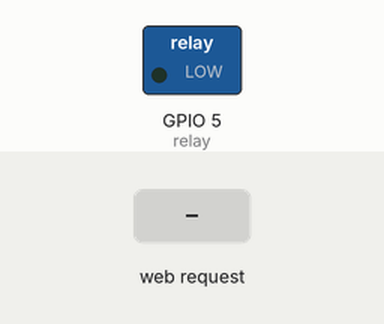
Recording of a program running on a simulated ESP8266 board running MicroPython. Parts: switched loads named in the program (green lamp = pin HIGH). The test bench sets the inputs (shaded band).

Above: at 1.2 s.
1.3 s: HTTP request GET /on received
At 2.3 s:
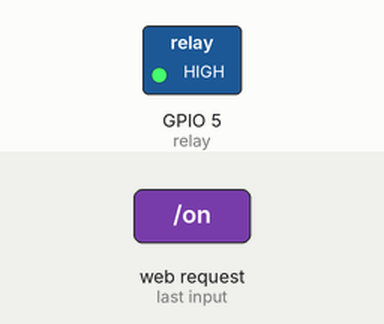
2.8 s: HTTP request GET /off received
At 3.5 s:
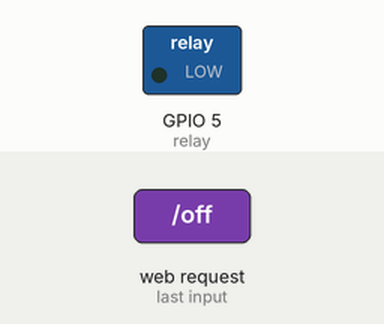
Timing chart, 0 to 5.8 s (numbered marks = the images above; inputs shaded):
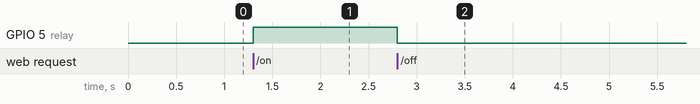

The program:

newMain.py
```python
import network, uasyncio as asyncio, socket, time, machine, urequests, os
from machine import Pin

# --- Rele ---
relay = Pin(5, Pin.OUT)
relay_state = False
relay.value(0)

# --- OTA ---
URL = "http://192.168.1.157:8000/main.py"
def ota_update(url=URL):
    try:
        r = urequests.get(url)
        code = r.text
        r.close()
        if not code.strip():
            print("Error: archivo vacío")
            return False
        tmp_file = "main_tmp.py"
        with open(tmp_file,"w") as f:
            f.write(code)
        size = os.stat(tmp_file)[6]
        os.remove("main.py") if "main.py" in os.listdir() else None
        os.rename(tmp_file,"main.py")
        print("main.py reemplazado:", size, "bytes")
        time.sleep(0.5)
        machine.reset()
        return True
    except Exception as e:
        print("Error OTA:", e)
        return False

# --- HTML ---
def get_html():
    status = "ACTIVO" if relay_state else "INACTIVO"
    btn_text = "DESACTIVAR 1 RELE" if relay_state else "ACTIVAR 1 RELE"
    action = "/off" if relay_state else "/on"
    color = "#e74c3c" if relay_state else "#2ecc71"
    return f"""<!DOCTYPE html><html><head><meta charset="utf-8">
<meta name="viewport" content="width=device-width, initial-scale=1">
<style>
body{{font-family:sans-serif;text-align:center;background:#1a1a2e;color:white;padding-top:50px}}
.card{{background:#16213e;padding:30px;border-radius:20px;display:inline-block}}
.status{{font-size:1.5em;margin:20px 0;color:{color}}}
.btn{{padding:15px 30px;font-size:1.2rem;color:white;text-decoration:none;border-radius:10px}}
</style></head><body>
<div class="card">
<h1>NodeMCU Rele</h1>
<div class="status">ESTADO: {status}</div>
<a href="{action}" class="btn">{btn_text}</a>
</div></body></html>"""

# --- Servidor HTTP usando uasyncio ---
async def http_handler(reader, writer):
    global relay_state
    try:
        req = await reader.read(1024)
        req = req.decode()
        if "GET /on" in req:
            relay_state = True
            relay.value(1)
        elif "GET /off" in req:
            relay_state = False
            relay.value(0)
        resp = "HTTP/1.0 200 OK\r\nContent-Type: text/html\r\n\r\n" + get_html()
        await writer.awrite(resp)
    except Exception as e:
        print("Error HTTP:", e)
    finally:
        await writer.aclose()

async def run_server():
    server = await asyncio.start_server(http_handler, "0.0.0.0", 80)
    while True:
        await asyncio.sleep(1)

# --- Arranca WebREPL y HTTP ---
import webrepl
webrepl.start()  # solo si no lo activaste en boot.py

# --- Loop principal ---
asyncio.run(run_server())
```

Measured:
- after the input at 1.3 s, GPIO 5 (relay): LOW → HIGH at once
- after the input at 2.8 s, GPIO 5 (relay): HIGH → LOW at once
